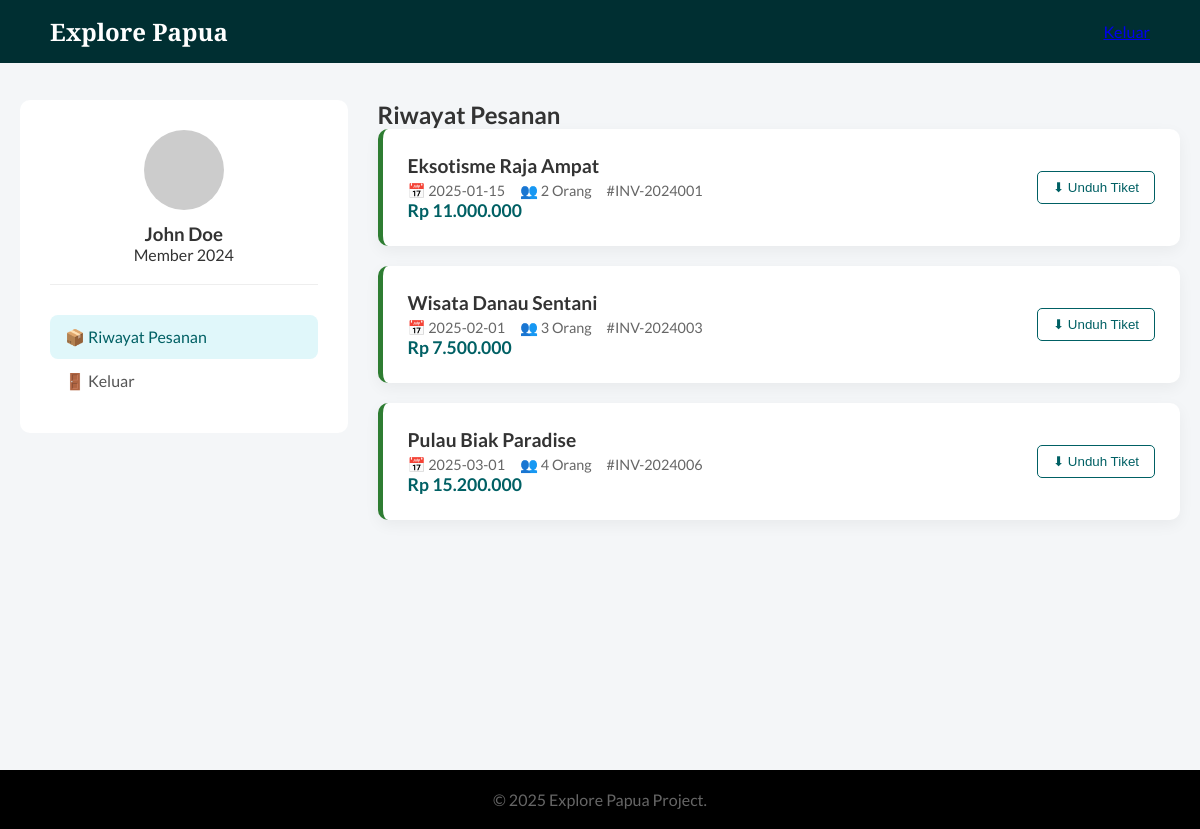
The app's page /dashboard.php (signed in) with its own data.
### tables this page shows
CREATE TABLE orders (
    id INT AUTO_INCREMENT PRIMARY KEY,
    invoice_number VARCHAR(50) NOT NULL UNIQUE,
    user_id INT NOT NULL,
    tour_id INT NOT NULL,
    booking_date DATE NOT NULL,
    pax_count INT NOT NULL DEFAULT 1,
    total_price DECIMAL(12,2) NOT NULL,
    ktp_file VARCHAR(255),
    status ENUM('pending', 'paid', 'cancelled', 'confirmed') DEFAULT 'pending',
    created_at TIMESTAMP DEFAULT CURRENT_TIMESTAMP,
    updated_at TIMESTAMP DEFAULT CURRENT_TIMESTAMP ON UPDATE CURRENT_TIMESTAMP,
    FOREIGN KEY (user_id) REFERENCES users(id) ON DELETE CASCADE,
    FOREIGN KEY (tour_id) REFERENCES tours(id) ON DELETE CASCADE,
    INDEX idx_user (user_id),
    INDEX idx_tour (tour_id),
    INDEX idx_status (status),
    INDEX idx_invoice (invoice_number)
);

CREATE TABLE tours (
    id INT AUTO_INCREMENT PRIMARY KEY,
    name VARCHAR(200) NOT NULL,
    location VARCHAR(100) NOT NULL,
    type ENUM('Open Trip', 'Private', 'Customized') DEFAULT 'Open Trip',
    price DECIMAL(12,2) NOT NULL,
    image_url VARCHAR(255) NOT NULL,
    description TEXT,
    rating DECIMAL(2,1) DEFAULT 5.0,
    is_active TINYINT(1) DEFAULT 1,
    created_at TIMESTAMP DEFAULT CURRENT_TIMESTAMP,
    updated_at TIMESTAMP DEFAULT CURRENT_TIMESTAMP ON UPDATE CURRENT_TIMESTAMP,
    INDEX idx_location (location),
    INDEX idx_price (price),
    INDEX idx_active (is_active)
);

### functions/functions.php (called while the page is built, shortened)
<?php
function getUserOrders($user_id) {
    $user_id = (int) $user_id;
    $query = "SELECT orders.*, tours.name as tour_name, tours.location, tours.image_url
              FROM orders
              JOIN tours ON orders.tour_id = tours.id
              WHERE user_id = $user_id
              ORDER BY created_at DESC";
    return query($query);
}
function escape($string) {
    return htmlspecialchars($string, ENT_QUOTES, 'UTF-8');
}
function formatRupiah($angka) {
    return 'Rp ' . number_format($angka, 0, ',', '.');
}
?>

### includes/db.php (called while the page is built, shortened)
<?php
$host = 'localhost';
$user = 'root';
$pass = '';
$db   = 'explore_papua';
$conn = mysqli_connect($host, $user, $pass, $db);
mysqli_set_charset($conn, 'utf8mb4');
function query($query) {
    global $conn;
    $result = mysqli_query($conn, $query);
    $rows = [];
    while( $row = mysqli_fetch_assoc($result) ) {
        $rows[] = $row;
    }
    return $rows;
}
require_once __DIR__ . '/../functions/functions.php';
?>

### dashboard.php (the view, shortened to what this page needs)
<?php
require 'includes/db.php';
$extra_css = 'dashboard.css';
$user_id = (int) $_SESSION['user_id'];
$orders = getUserOrders($user_id);
include 'includes/header.php';
?>
<nav class="navbar" id="navbar" style="background-color: #002f32;">
    <a href="index.php" class="logo" style="text-decoration:none; color:inherit;">Explore Papua</a>
    <div class="nav-actions">
        <a href="logout.php" class="btn-login" style="border:none;">Keluar</a>
    </div>
</nav>
<div class="dashboard-container">
    <aside class="dashboard-sidebar">
        <div class="user-info">
            <img src="https://ui-avatars.com/api/?name=<?= urlencode($_SESSION['name']) ?>&background=E0F7FA&color=006064" alt="Profil">
            <h3><?= escape($_SESSION['name']) ?></h3>
            <p>Member 2024</p>
        </div>
        <ul class="menu-list">
            <li><a href="#" class="active">📦 Riwayat Pesanan</a></li>
            <li><a href="logout.php">🚪 Keluar</a></li>
        </ul>
    </aside>
    <main class="dashboard-content">
        <div class="content-header"><h2>Riwayat Pesanan</h2></div>
        <div class="orders-list" id="orderContainer">
            <?php if(count($orders) > 0): ?>
                <?php foreach($orders as $order): ?>
                <div class="order-card">
                    <div class="order-info">
                        <h4><?= escape($order['tour_name']) ?></h4>
                        <div class="order-meta">
                            <span>📅 <?= date('Y-m-d', strtotime($order['booking_date'])) ?></span>
                            <span>👥 <?= (int)$order['pax_count'] ?> Orang</span>
                            <span class="order-id">#<?= escape($order['invoice_number']) ?></span>
                        </div>
                        <div class="order-price"><?= formatRupiah($order['total_price']) ?></div>
                    </div>
                    <div class="order-actions">
                        <button class="btn-download" onclick="alert('Download PDF...')">⬇ Unduh Tiket</button>
                    </div>
                </div>
                <?php endforeach; ?>
            <?php else: ?>
                <p>Belum ada pesanan</p>
            <?php endif; ?>
        </div>
    </main>
</div>
<?php include 'includes/footer.php'; ?>

### includes/header.php (shortened to what this page needs)
<!DOCTYPE html>
<html lang="id">
<head>
    <?php if(isset($extra_css)): ?>
        <link rel="stylesheet" href="assets/css/<?= $extra_css ?>">
    <?php endif; ?>
</head>
<body>

### includes/footer.php (shortened to what this page needs)
<?php if(!isset($hide_footer) || !$hide_footer): ?>
<footer id="info">
    <p>&copy; 2025 Explore Papua Project.</p>
</footer>
<?php endif; ?>
</body>
</html>

### assets/css/dashboard.css (style rules this page uses)
:root { --primary-color: #006064; --accent-color: #E0F7FA; --text-dark: #333; --text-light: #fff; --font-heading: 'Playfair Display', serif; --font-body: 'Lato', sans-serif; }
* { margin: 0; padding: 0; box-sizing: border-box; }
body { font-family: var(--font-body); color: var(--text-dark); background-color: #f4f6f8; }
.navbar { position: fixed; top: 0; width: 100%; display: flex; justify-content: space-between; align-items: center; padding: 15px 50px; z-index: 1000; color: var(--text-light); }
.logo { font-family: var(--font-heading); font-size: 1.5rem; font-weight: bold; }
.dashboard-container { display: flex; max-width: 1200px; margin: 80px auto 40px auto; padding: 20px; gap: 30px; min-height: 80vh; }
.dashboard-sidebar { flex: 1; background: white; border-radius: 10px; padding: 30px; height: fit-content; }
.user-info { text-align: center; margin-bottom: 30px; border-bottom: 1px solid #eee; padding-bottom: 20px; }
.user-info img { width: 80px; height: 80px; border-radius: 50%; margin-bottom: 10px; }
.menu-list { list-style: none; }
.menu-list a { display: block; padding: 12px 15px; text-decoration: none; color: #555; border-radius: 8px; font-weight: 500; }
.menu-list a.active { background-color: var(--accent-color); color: var(--primary-color); }
.dashboard-content { flex: 3; }
.orders-list { display: flex; flex-direction: column; gap: 20px; }
.order-card { background: white; border-radius: 10px; padding: 25px; display: flex; justify-content: space-between; align-items: center; box-shadow: 0 5px 15px rgba(0,0,0,0.05); border-left: 5px solid #2e7d32; }
.order-info h4 { font-size: 1.2rem; margin-bottom: 5px; }
.order-meta { font-size: 0.9rem; color: #666; display: flex; gap: 15px; }
.order-price { font-weight: bold; color: var(--primary-color); font-size: 1.1rem; }
.btn-download { background: white; border: 1px solid var(--primary-color); color: var(--primary-color); padding: 8px 15px; border-radius: 5px; cursor: pointer; }
footer { background: #000; color: #666; text-align: center; padding: 20px; margin-top: 50px; }

### records on screen
orders: tour.name "Eksotisme Raja Ampat", booking_date "2025-01-15", pax_count "2", invoice_number "INV-2024001", total_price "Rp 11.000.000"
orders: tour.name "Wisata Danau Sentani", booking_date "2025-02-01", pax_count "3", invoice_number "INV-2024003", total_price "Rp 7.500.000"
orders: tour.name "Pulau Biak Paradise", booking_date "2025-03-01", pax_count "4", invoice_number "INV-2024006", total_price "Rp 15.200.000"

### other values on screen
$_SESSION['name'] "John Doe"
